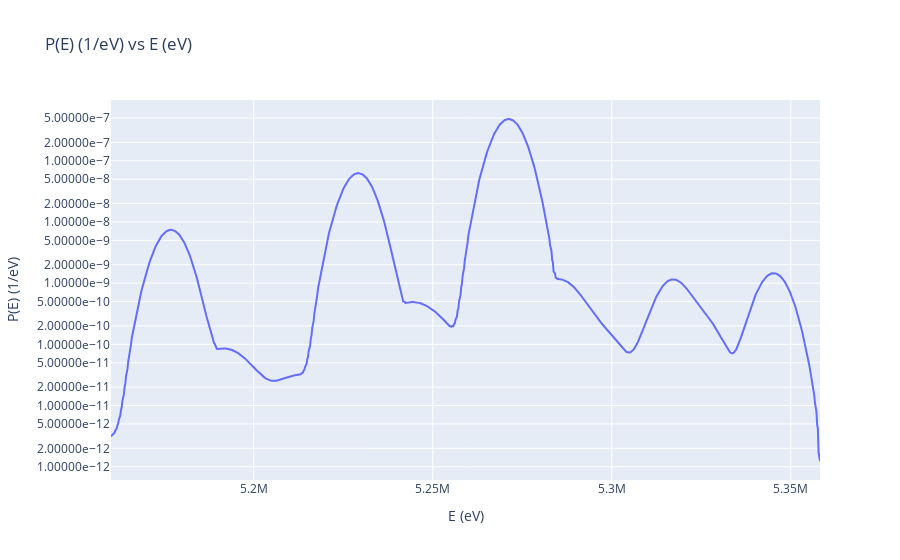

Write notebook code for a chart like this one.
### Code cell
import plotly.express as px

# Asumiendo que df_U235 es tu DataFrame y ya está definido
fig = px.line(df_A243, x='E (eV)', y='P(E) (1/eV)', log_y=True, title='P(E) (1/eV) vs E (eV)')
fig.update_layout(xaxis_title='E (eV)', yaxis_title='P(E) (1/eV)', yaxis_tickformat='.5e', legend_title='Probability Density')
fig.show()

### Figure 1 — Plotly figure (JSON) as saved in the notebook; plotly's stock layout.template omitted (floating-point values rounded to 4 significant figures; data arrays with more than 128 entries replaced by an {"elided": "..."} marker saying what was removed)
{"data": [{"hovertemplate": "E (eV)=%{x}<br>P(E) (1/eV)=%{y}<extra></extra>", "legendgroup": "", "line": {"color": "#636efa", "dash": "solid"}, "marker": {"symbol": "circle"}, "mode": "lines", "name": "", "orientation": "v", "showlegend": false, "type": "scatter", "x": {"elided": "991 int values"}, "xaxis": "x", "y": {"elided": "991 float values"}, "yaxis": "y"}], "layout": {"legend": {"title": {"text": "Probability Density"}, "tracegroupgap": 0}, "title": {"text": "P(E) (1/eV) vs E (eV)"}, "xaxis": {"anchor": "y", "domain": [0, 1], "title": {"text": "E (eV)"}}, "yaxis": {"anchor": "x", "domain": [0, 1], "tickformat": ".5e", "title": {"text": "P(E) (1/eV)"}, "type": "log"}}}
